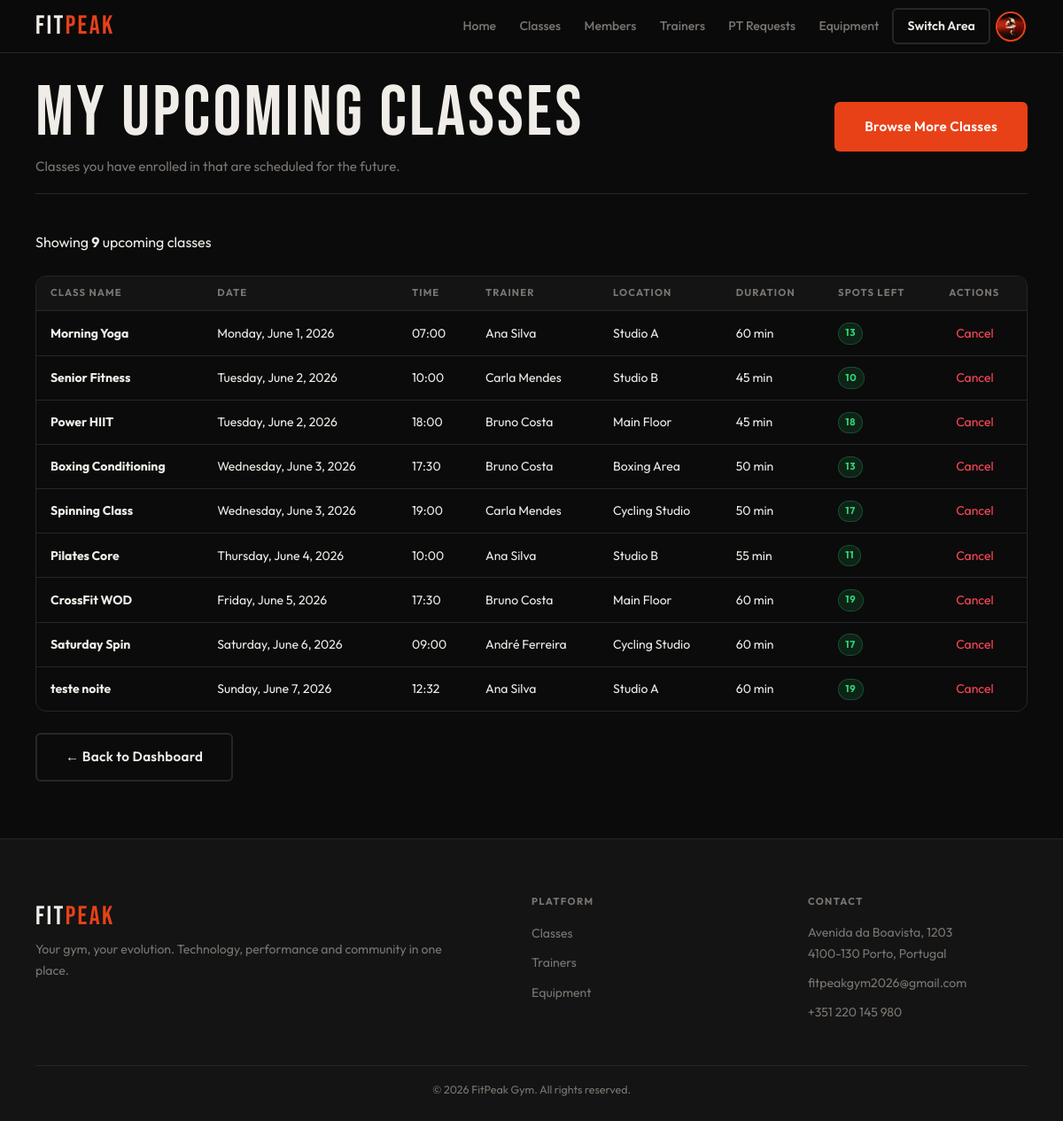
The app's page /member/my_classes.php (signed in), older data.
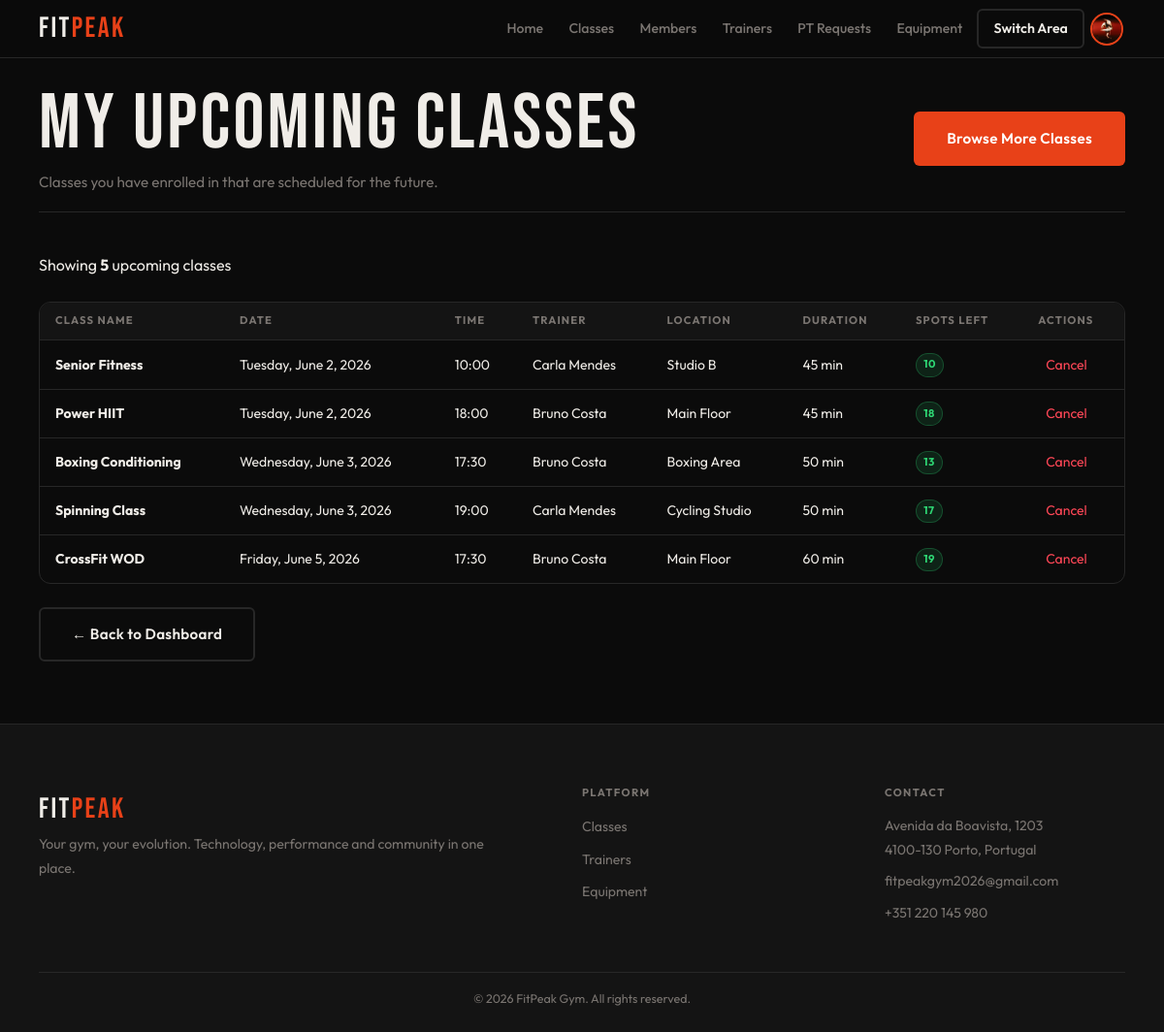
The same page, newer data.
### tables this page shows
CREATE TABLE class_sessions (
    id INTEGER PRIMARY KEY AUTOINCREMENT,
    schedule_id INTEGER NOT NULL,
    session_date DATE NOT NULL,
    status TEXT DEFAULT 'scheduled' CHECK(status IN ('scheduled','cancelled','completed')),
    FOREIGN KEY(schedule_id) REFERENCES class_schedules(id) ON DELETE CASCADE
);

### db/classes.php (called while the page is built, shortened)
<?php
function getUpcomingEnrolledSessions(PDO $pdo, int $memberId): array
{
    $sql = "
        SELECT
            e.id AS enrollment_id,
            sess.id AS session_id,
            sess.session_date,
            cs.start_time,
            cs.location,
            cs.duration_min,
            c.name AS class_name,
            c.description AS class_description,
            u.name AS trainer_name,
            (SELECT COUNT(*) FROM enrollments WHERE session_id = sess.id AND status = 'enrolled') AS enrolled_count,
            cs.capacity
        FROM enrollments e
        JOIN class_sessions sess ON e.session_id = sess.id
        JOIN class_schedules cs ON sess.schedule_id = cs.id
        JOIN classes c ON cs.class_id = c.id
        LEFT JOIN users u ON cs.trainer_id = u.id
        WHERE e.member_id = ?
          AND e.status = 'enrolled'
          AND datetime(sess.session_date || ' ' || cs.start_time) > datetime('now')
        ORDER BY sess.session_date ASC, cs.start_time ASC
    ";
    $stmt = $pdo->prepare($sql);
    $stmt->execute([$memberId]);
    return $stmt->fetchAll(PDO::FETCH_ASSOC);
}
?>

### member/my_classes.php (the view, shortened to what the changed rows need)
<?php
require_once '../includes/header.php';
require_once '../includes/footer.php';
require_once '../db/notifications.php';
require_once '../db/classes.php';
$pdo = getDatabaseConnection();
$memberId = (int)$_SESSION['user_id'];
$sessions = getUpcomingEnrolledSessions($pdo, $memberId);
?>
<link rel="stylesheet" href="../css/pages/form.css">
<main class="main">
    <div class="container">
        <header class="page-header">
            <div class="page-header-row page-header-actions">
                <div>
                    <h1>My Upcoming Classes</h1>
                </div>
            </div>
        </header>
        <div class="results-bar">
            <p class="results-count">
                Showing <strong><?= count($sessions) ?></strong> upcoming class<?= count($sessions) !== 1 ? 'es' : '' ?>
            </p>
        </div>
        <div class="table-wrap" id="enrolled-classes-table">
            <?php if (empty($sessions)): ?>
                <div class="card">
                    <div class="card-body center-text">
                        <p>You are not enrolled in any upcoming classes.</p>
                        <a href="classes.php" class="main-button">Find a Class</a>
                    </div>
                </div>
            <?php else: ?>
                <table class="data-table">
                    <thead>
                        <tr>
                            <th>Class Name</th>
                            <th>Date</th>
                            <th>Time</th>
                            <th>Trainer</th>
                            <th>Location</th>
                            <th>Duration</th>
                            <th>Spots Left</th>
                            <th>Actions</th>
                        </tr>
                    </thead>
                    <tbody>
                        <?php foreach ($sessions as $session): ?>
                            <?php
                                $spotsLeft = (int)$session['capacity'] - (int)$session['enrolled_count'];
                                $sessionDate = new DateTime($session['session_date']);
                                $formattedDate = $sessionDate->format('l, F j, Y');
                                $trainerName = htmlspecialchars($session['trainer_name'] ?? 'TBD');
                            ?>
                            <tr>
                                <td><strong><?= htmlspecialchars($session['class_name']) ?></strong></td>
                                <td><?= htmlspecialchars($formattedDate) ?></td>
                                <td><?= htmlspecialchars($session['start_time']) ?></td>
                                <td><?= $trainerName ?></td>
                                <td><?= htmlspecialchars($session['location']) ?></td>
                                <td><?= (int)$session['duration_min'] ?> min</td>
                                <td>
                                    <?php if ($spotsLeft <= 0): ?>
                                        <span class="badge badge-danger">Full</span>
                                    <?php elseif ($spotsLeft <= 5): ?>
                                        <span class="badge badge-warning"><?= $spotsLeft ?></span>
                                    <?php else: ?>
                                        <span class="badge badge-success"><?= $spotsLeft ?></span>
                                    <?php endif; ?>
                                </td>
                                <td class="actions">
                                    <form method="post" class="inline-form" onsubmit="return confirm('Are you sure you want to cancel your enrollment? This action cannot be undone.');">
                                        <button type="submit" class="action-link danger">Cancel</button>
                                    </form>
                                </td>
                            </tr>
                        <?php endforeach; ?>
                    </tbody>
                </table>
            <?php endif; ?>
        </div>
    </div>
</main>

Row changes from the older to the newer data that the page shows:
no longer on this page (row edited): class_sessions: class_name "Morning Yoga", session_date "Monday, June 1, 2026", start_time "07:00", trainerName "Ana Silva", location "Studio A", duration_min "60", spotsLeft "13"
no longer on this page (row edited): class_sessions: class_name "Pilates Core", session_date "Thursday, June 4, 2026", start_time "10:00", trainerName "Ana Silva", location "Studio B", duration_min "55", spotsLeft "11"
removed class_sessions: class_name "Saturday Spin", session_date "Saturday, June 6, 2026", start_time "09:00", trainerName "André Ferreira", location "Cycling Studio", duration_min "60", spotsLeft "17"
no longer on this page (row edited): class_sessions: class_name "teste noite", session_date "Sunday, June 7, 2026", start_time "12:32", trainerName "Ana Silva", location "Studio A", duration_min "60", spotsLeft "19"
Text that changed along with them:
count($sessions): "9" → "5"
